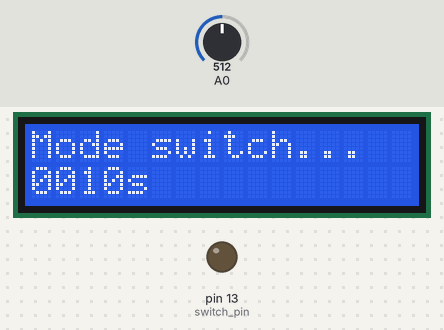
The sketch below on a simulated Arduino Uno, built with avr-gcc and run on an emulated ATmega328P. On the bench: 16×2 character LCD, output pins drawn as LEDs (lit = HIGH). The test bench sets the inputs (shaded band); at power-on: A0 = 512.

Above: at 1.2 s.
1.3 s: A0 set to 964
2.8 s: A0 set to 992
At 3.1 s:
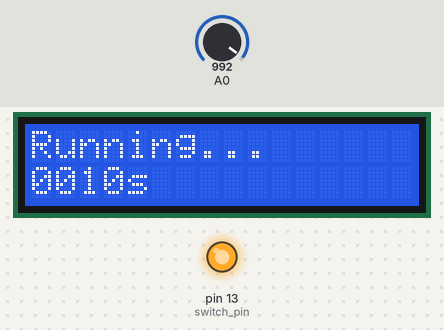
4.3 s: A0 set to 657
5.8 s: A0 set to 637
At 6.6 s:
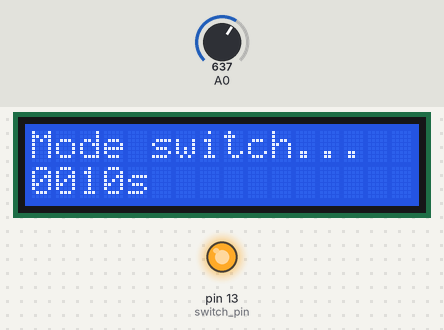
7.3 s: A0 set to 1010
At 7.7 s:
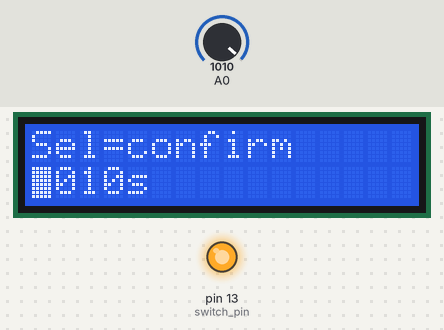
Timing chart, 0 to 10.3 s (numbered marks = the images above; inputs shaded):
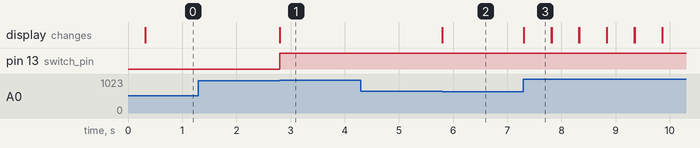

Measured:
- the behaviour switches between 974 and 975 on A0 (found by bisection; images 0 and 1)
- the behaviour switches between 650 and 649 on A0 (found by bisection; images 1 and 2)
- after the input at 1.3 s, every drawn part: stays the same
- after the input at 2.8 s, pin 13 (switch_pin): LOW → HIGH at once; the display: changes at once (image 1)
- after the input at 4.3 s, every drawn part: stays the same
- after the input at 5.8 s, the display: changes at once (image 2)
- after the input at 7.3 s, the display: changes at once (image 3)
- what the display in image 3 shows lasts 0.5 s, from 7.3 s to 7.8 s

The sketch:

nanoject_controller_lcd.ino
```cpp
//Sample using LiquidCrystal library
#include <LiquidCrystal.h>
// select the pins used on the LCD panel
LiquidCrystal lcd(8, 9, 4, 5, 6, 7);

// define some values used by the panel and buttons
int lcd_key     = 0;
int lcd_key2     = 0;
int adc_key_in  = 0;
unsigned int period[5] = {0, 0, 1, 0, 1};
unsigned int period_loc  = 0;
const int backlight_pin = 10;
const int switch_pin = 13;
int low_time = 1000; //time in milliseconds
int high_time = 9000;
int break_flag = 0;
unsigned long start_time;

#define btnRIGHT  0
#define btnUP     1
#define btnDOWN   2
#define btnLEFT   3
#define btnSELECT 4
#define btnNONE   5

// read the buttons
int read_LCD_buttons()
{
  adc_key_in = analogRead(0);      // read the value from the sensor
  if (adc_key_in > 1000) return btnNONE; // We make this the 1st option for speed reasons since it will be the most likely result
  // For V1.1 us this threshold
  if (adc_key_in < 650)   return btnSELECT;
  if (adc_key_in < 825)  return btnRIGHT;
  if (adc_key_in < 875)  return btnLEFT;
  if (adc_key_in < 925)  return btnDOWN;
  if (adc_key_in < 975)  return btnUP;

  return btnNONE;  // when all others fail, return this...
}

void setup()
{;
  lcd.begin(16, 2);              // start the library
  pinMode(switch_pin, OUTPUT);
}

void loop()
{


  if (break_flag == 1)
  {
    break_flag = 0;
    lcd.setCursor(0, 0);
    lcd.print("                ");
    lcd.setCursor(0, 0);
    lcd.print("Mode switch...");
    while (1)
    {
      lcd_key = read_LCD_buttons();
      if (lcd_key == btnNONE)
      {
        break;
      }
    }
  }

  lcd.setCursor(0, 0);
  lcd.print("                ");
  lcd.setCursor(0, 0);
  lcd.print("Sel=confirm");

  for (int i = 0; i < sizeof(period) / sizeof(int) - 1; i++)
  {
    lcd.setCursor(0 + i, 1);
    lcd.print(period[i]);
  }

  lcd.setCursor(4, 1);
  lcd.print("    ");
  lcd.setCursor(4, 1);

  switch (period[4])
  {
    case 0:
      {
        lcd.print("ms");
        break;
      }
    case 1:
      {
        lcd.print("s");
        break;
      }
    case 2:
      {
        lcd.print("min");
        break;
      }
  }

  lcd_key = read_LCD_buttons();
  lcd.setCursor(period_loc, 1);

  lcd.blink();
  start_time = millis();
  while (millis() - start_time < 250);
  lcd.noBlink();

  switch (lcd_key)               // depending on which button was pushed, we perform an action
  {
    case btnRIGHT:
      {
        period_loc++;
        break;
      }
    case btnLEFT:
      {
        period_loc--;
        break;
      }
    case btnUP:
      {
        period[period_loc]++;
        break;
      }
    case btnDOWN:
      {
        period[period_loc]--;
        break;
      }
    case btnSELECT:
      {
        if (break_flag == 0)
        {
          gen_pulses();
        }
        break;
      }
    case btnNONE:
      {
        break;
      }
  }

  if (period_loc > sizeof(period) / sizeof(int) - 1)
  {
    period_loc = 0;
  }

  for (int i = 0; i < sizeof(period) / sizeof(int) - 1; i++)
  {
    if (period[i] > 9)
    {
      period[i] = 0;
    }
  }

  if (period[4] > 2)
  {
    period[4] = 0;
  }

}

void gen_pulses()
{

  break_flag = 0;

  lcd.setCursor(0, 0);
  lcd.print("                ");
  lcd.setCursor(0, 0);
  lcd.print("Mode switch...");

  while (1)
  {
    lcd_key = read_LCD_buttons();
    if (lcd_key == btnNONE)
    {
      break;
    }
  }


  lcd.setCursor(0, 0);
  lcd.print("                ");
  lcd.setCursor(0, 0);
  lcd.print("Running...");

  // now format the period into something we can use

  int period_use = period[3] * pow(10, 0) + period[2] * pow(10, 1) + period[1] * pow(10, 2) + period[0] * pow(10, 3);
  switch (period[4])
  {
    case 0:
      {
        break;
      }
    case 1:
      {
        // working in seconds, convert from ms to s
        period_use *= 1000;
        break;
      }
    case 2:
      {
        // working in minutes, convert from ms to minutes
        period_use *= 60000;
        break;
      }
  }
  period_use -= low_time;

  while (1)
  {
    lcd_key = read_LCD_buttons();
    if (lcd_key == btnSELECT)
    {
      break_flag = 1;
      return;
    }

    start_time = millis();
    digitalWrite(switch_pin, HIGH);
    while (millis() - start_time < period_use)
    {
      lcd_key = read_LCD_buttons();
      if (lcd_key == btnSELECT)
      {
        break_flag = 1;
        return;
      }
    }

    start_time = millis();
    digitalWrite(switch_pin, LOW);
    while (millis() - start_time < low_time)
    {
      lcd_key = read_LCD_buttons();
      if (lcd_key == btnSELECT)
      {
        break_flag = 1;
        return;
      }
    }
  }


}
```
